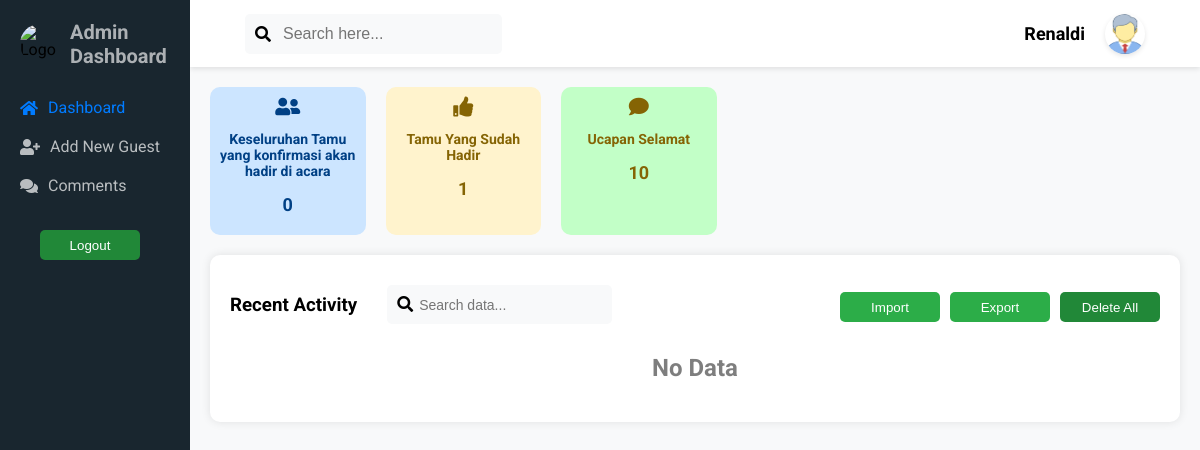
The app's page /Admin/dashboard_modern.php (signed in), older data.
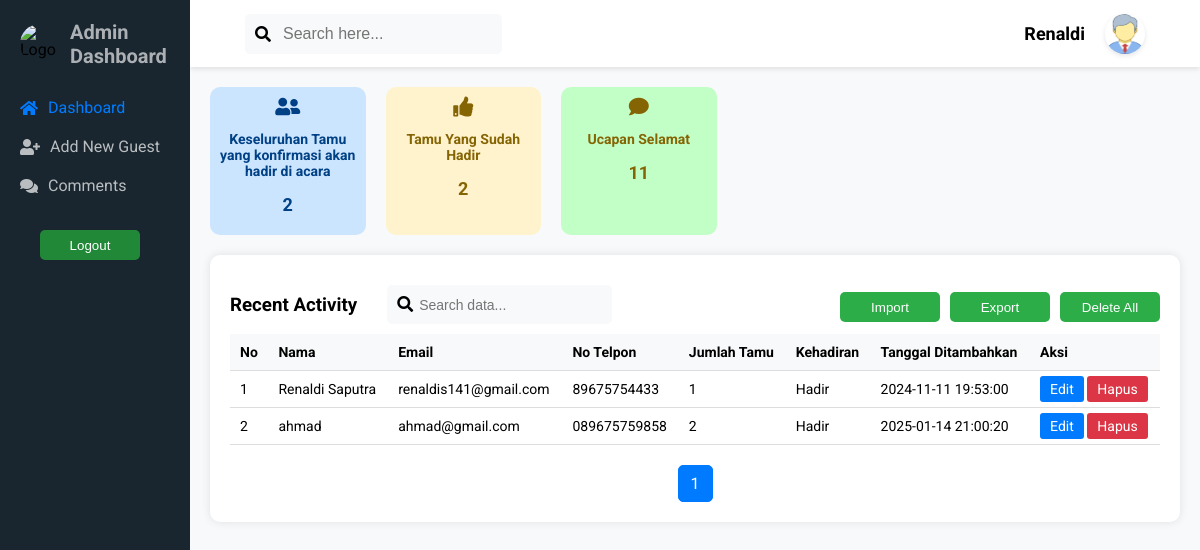
The same page, newer data.
### tables this page shows
CREATE TABLE `guests` (
  `id` int(11) NOT NULL,
  `code_rsvp` varchar(20) NOT NULL,
  `name` varchar(50) NOT NULL,
  `email` varchar(50) NOT NULL,
  `phone` varchar(15) DEFAULT NULL,
  `guests_count` int(11) DEFAULT NULL,
  `notes` text DEFAULT NULL,
  `is_present` tinyint(1) DEFAULT 0,
  `confirm` tinyint(1) DEFAULT 0,
  `created_at` datetime NOT NULL DEFAULT current_timestamp()
);

### Admin/dashboard_modern.php (the view, shortened to what the changed rows need)
<?php
$connection = getConnection();
$sql = "SELECT * FROM guests WHERE confirm = 1 ORDER BY created_at ASC";
$stmt = $connection->query($sql);
$guests = $stmt->fetchAll();
$guestsCount = count($guests);
if($guestsCount ==0){
    $resetId = "ALTER TABLE guests AUTO_INCREMENT = 1";
    $connection->exec($resetId);
}
$sqlPresent = "SELECT * FROM guests WHERE is_present = 1 ORDER BY created_at ASC";
$stmt = $connection->query($sqlPresent);
$guestsPresent = $stmt->fetchAll();
$guestsPresentCount = count($guestsPresent);
$guestsCount = count($guests);
$search = isset($_GET['search']) ? $_GET['search'] : '';
$limit = 4;
$page = isset($_GET['page']) ? (int)$_GET['page'] : 1;
$offset = ($page - 1) * $limit;
$sqlCount = "SELECT COUNT(*) AS total FROM guests WHERE (name LIKE ? OR email LIKE ? OR phone LIKE ? OR is_present LIKE ?)AND confirm = 1";
$stmtCount = $connection->prepare($sqlCount);
$searchTerm = '%' . $search . '%';
$stmtCount->execute([$searchTerm, $searchTerm, $searchTerm, $searchTerm]);
$totalGuests = $stmtCount->fetchColumn();
$totalPages = ceil($totalGuests / $limit);
$sql = "SELECT * FROM guests
        WHERE (name LIKE ? OR email LIKE ? OR phone LIKE ? OR is_present LIKE ?)
        AND confirm = 1
        ORDER BY created_at ASC
        LIMIT ? OFFSET ?";
$stmt = $connection->prepare($sql);
$stmt->bindValue(1, $searchTerm, PDO::PARAM_STR);
$stmt->bindValue(2, $searchTerm, PDO::PARAM_STR);
$stmt->bindValue(3, $searchTerm, PDO::PARAM_STR);
$stmt->bindValue(4, $searchTerm, PDO::PARAM_STR);
$stmt->bindValue(5, $limit, PDO::PARAM_INT);
$stmt->bindValue(6, $offset, PDO::PARAM_INT);
$stmt->execute();
$guests = $stmt->fetchAll();
$totalComments = $connection->query("SELECT COUNT(*) FROM guests")->fetchColumn();
?>
<!DOCTYPE html>
<html lang="id">
<head>
    <link href="https://cdnjs.cloudflare.com/ajax/libs/font-awesome/5.15.3/css/all.min.css" rel="stylesheet" />
    <link rel="stylesheet" href="dashboard.css">
    <link rel="stylesheet" href="./assets/style/dashboard-addGuest.css">
    <link rel="stylesheet" href="./assets/style/dashboard-importFile.css">
    <link rel="stylesheet" href="./assets/style/comment.css">
</head>
<body>
    <div class="container">
        <div class="main-content">
            <main class="main">
                <section class="main-dashboard">
                <div class="dashboard">
                    <div class="card AllGuests">
                        <i class="fas fa-user-friends"></i>
                        <h3>Keseluruhan Tamu yang konfirmasi akan hadir di acara</h3>
                        <h2><?= $guestsCount ?></h2>
                    </div>
                    <div class="card presentGuest">
                        <i class="fas fa-thumbs-up"></i>
                        <h3>Tamu Yang Sudah Hadir</h3>
                        <h2><?= $guestsPresentCount ?></h2>
                    </div>
                    <div class="card comments">
                        <i class="fas fa-comment"></i>
                        <h3>Ucapan Selamat</h3>
                        <h2><?= $totalComments ?></h2>
                    </div>
                </div>
                <div class="recent-activity">
                    <div class="topbar">
                        <div class="top">
                        </div>
                        <div class="button">
                            <?php if ($guestsCount > 0): ?>
                                <form method="POST" class="form">
                                    <button class="btn greenLight" type="submit" name="export_guests" value="Ekspor menjadi CSV">Export</button>
                                </form>
                            <?php else: ?>
                                <form method="#" class="form">
                                    <button class="btn greenLight" type="submit" name="export_guests" value="Ekspor menjadi CSV" disabled>Export</button>
                                </form>
                            <?php endif; ?>
                            <?php if($guestsCount > 0): ?>
                            <form method="POST" class="form">
                            <button class="btn greenLight" type="submit" name="delete_all_guests" value="Hapus Semua Tamu" onclick="return confirm('Apakah Anda yakin ingin menghapus semua tamu?');">
                                    Delete All</button>
                            </form>
                            <?php else: ?>
                            <form method="POST" class="form">
                            <button class="btn green" type="submit" name="delete_all_guests" value="Hapus Semua Tamu" onclick="return confirm('Apakah Anda yakin ingin menghapus semua tamu?');" disabled>
                            Delete All</button>
                            </form>
                            <?php endif?>
                        </div>
                    </div>
                    <?php if($guestsCount>0):?>
                    <table>
                    <thead>
                        <tr>
                            <th>No</th>
                            <th>Nama</th>
                            <th>Email</th>
                            <th>No Telpon</th>
                            <th>Jumlah Tamu</th>
                            <th>Kehadiran</th>
                            <th>Tanggal Ditambahkan</th>
                            <th>Aksi</th>
                        </tr>
                    </thead>
                    <tbody>
                    <?php $counter = 1; foreach ($guests as $guest): ?>
                        <tr>
                            <td><?= $counter++; ?></td>
                            <td><?php echo htmlspecialchars($guest['name']); ?></td>
                            <td><?php echo htmlspecialchars($guest['email']); ?></td>
                            <td><?php echo htmlspecialchars($guest['phone']); ?></td>
                            <td><?php echo htmlspecialchars($guest['guests_count']); ?></td>
                            <td><?php echo htmlspecialchars($guest['is_present'] == 0 ? "belum hadir" : "Hadir"); ?></td>
                            <td><?php echo htmlspecialchars($guest['created_at']); ?></td>
                            <td>
                                <a href="edit_guest.php?id=<?php echo $guest['id']; ?>" class="btn edit">Edit</a>
                                <a href="delete_guest.php?id=<?php echo $guest['id']; ?>" class="btn delete" onclick="return confirm('Apakah Anda yakin ingin menghapus tamu ini?');">Hapus</a>
                            </td>
                        </tr>
                    <?php endforeach; ?>
                        </tbody>
                    </table>
                    <?php else:?>
                        <h1>No Data</h1>
                    <?php endif;?>
                <div class="pagination">
                    <?php for ($i = 1; $i <= $totalPages; $i++): ?>
                        <a href="?page=<?= $i ?>" class="btn <?= $page == $i ? 'active' : '' ?>"><?= $i ?></a>
                    <?php endfor; ?>
                </div>
                </div>
                </section>
            </main>
        </div>
    </div>
</body>
</html>

Row changes from the older to the newer data that the page shows:
now on this page (row edited): guests: name "Renaldi Saputra", email "renaldis141@gmail.com", phone "89675754433", guests_count "1", is_present "Hadir", created_at "2024-11-11 19:53:00"
added guests: name "ahmad", email "ahmad@gmail.com", phone "089675759858", guests_count "2", is_present "Hadir", created_at "2025-01-14 21:00:20"
Text that changed along with them:
$guestsCount: "0" → "2"
$guestsPresentCount: "1" → "2"
$totalComments: "10" → "11"
text no longer shown: "No Data"
text now shown: "No Nama Email No Telpon Jumlah Tamu Kehadiran Tanggal Ditambahkan Aksi"
new list line: "1"
